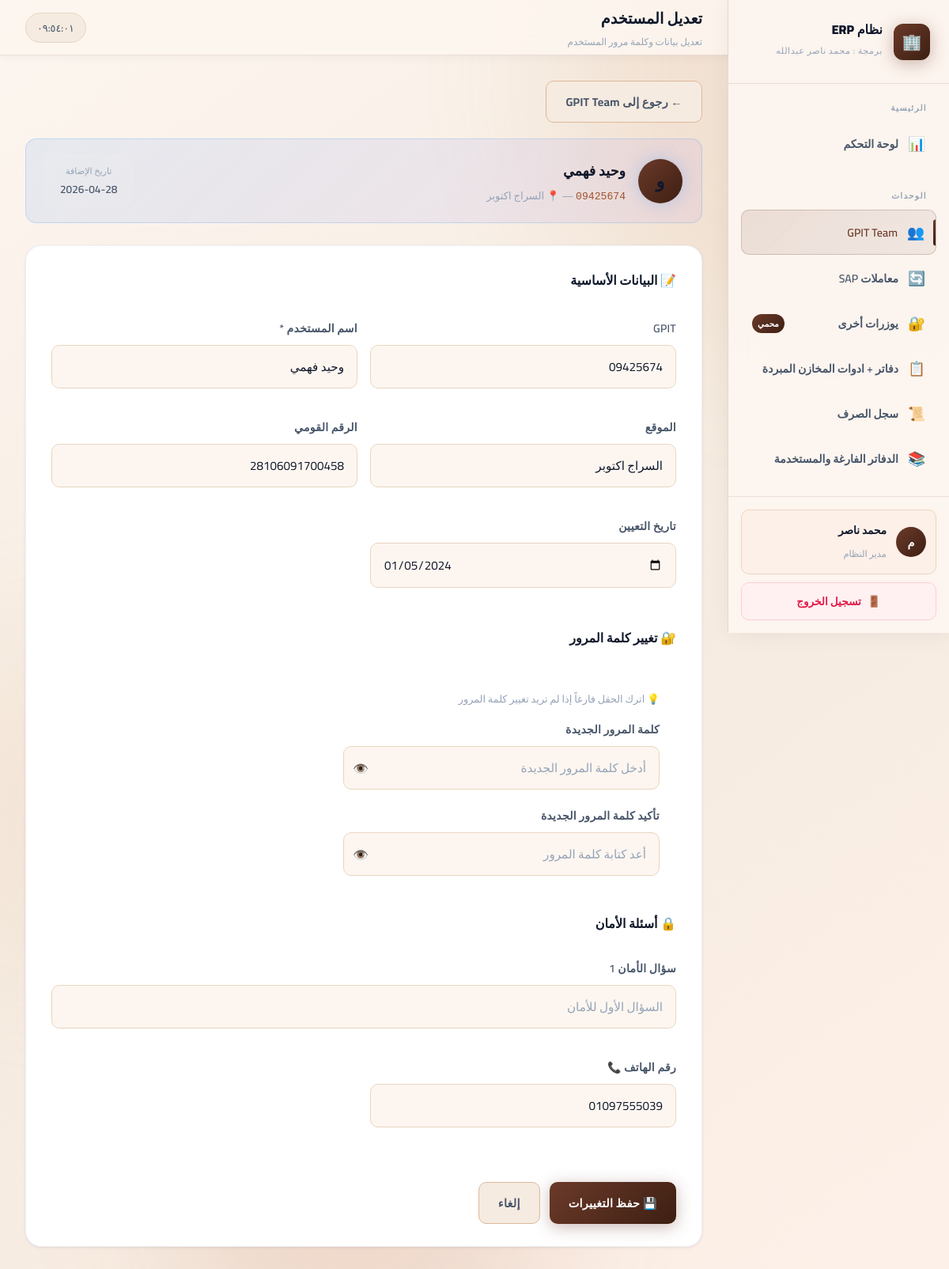
The page /users/edit-page/5 (signed in) on the database its author committed.
### tables this page shows
CREATE TABLE users (
        id INTEGER PRIMARY KEY AUTOINCREMENT,
        gpit TEXT,
        username TEXT NOT NULL,
        password TEXT NOT NULL,
        location TEXT,
        national_id TEXT,
        security_q1 TEXT,
        security_q2 TEXT,
        hire_date TEXT,
        created_at TEXT DEFAULT (datetime('now'))
    , phone TEXT, user_type TEXT DEFAULT "october");

### app.py (the view, shortened to what this page needs)
@app.route('/users/edit-page/<int:uid>', methods=['GET', 'POST'])
@login_required
def edit_user_page(uid):
    conn = get_db()
    user = conn.execute("SELECT * FROM users WHERE id=?", (uid,)).fetchone()
    conn.close()
    if not user:
        flash('المستخدم غير موجود', 'error')
        return redirect(url_for('users'))
    return render_template('edit_user.html', user=user)

### app.py (called while the page is built, shortened)
def get_db():
    conn = sqlite3.connect(DATABASE, timeout=30, check_same_thread=False)
    conn.row_factory = sqlite3.Row
    conn.create_function('safe_int', 1, _safe_int)
    conn.execute("PRAGMA journal_mode=WAL")
    conn.execute("PRAGMA synchronous=NORMAL")
    conn.execute("PRAGMA busy_timeout=30000")
    return conn

def login_required(f):
    @wraps(f)
    def decorated(*args, **kwargs):
        if 'admin_id' not in session:
            return redirect(url_for('login'))
        return f(*args, **kwargs)
    return decorated

### templates/edit_user.html (shortened to what this page needs)
{% extends "base.html" %}
{% block page_title %}تعديل المستخدم{% endblock %}
{% block page_subtitle %}تعديل بيانات وكلمة مرور المستخدم{% endblock %}
{% block content %}
<div style="margin-bottom: 20px;">
  <a href="{{ url_for('users') }}" class="btn btn-secondary">
    ← رجوع إلى GPIT Team
  </a>
</div>
<div style="background: linear-gradient(135deg, rgba(79,156,249,0.12), rgba(155,89,245,0.08)); border: 1px solid rgba(79,156,249,0.25); border-radius: var(--radius-md); padding: 20px 24px; margin-bottom: 28px; display: flex; align-items: center; gap: 16px;">
  <div style="width: 56px; height: 56px; background: var(--grad-accent); border-radius: 50%; display: flex; align-items: center; justify-content: center; font-size: 1.4rem; font-weight: 900; box-shadow: 0 0 20px rgba(79,156,249,0.35); flex-shrink: 0;">
    {{ user.username[0]|upper }}
  </div>
  <div>
    <div style="font-size: 1.1rem; font-weight: 700; color: var(--text-primary);">{{ user.username }}</div>
    <div style="font-size: 0.82rem; color: var(--text-muted); margin-top: 3px;">
      {% if user.gpit %}<code style="color: var(--accent-cyan);">{{ user.gpit }}</code> — {% endif %}
      {% if user.location %}📍 {{ user.location }}{% else %}بدون موقع{% endif %}
    </div>
  </div>
  <div style="margin-right: auto; text-align: center; padding: 8px 18px; background: rgba(255,255,255,0.04); border-radius: 10px; border: 1px solid rgba(255,255,255,0.08);">
    <div style="font-size: 0.7rem; color: var(--text-muted);">تاريخ الإضافة</div>
    <div style="font-size: 0.85rem; color: var(--text-secondary); font-weight: 600;">{{ user.created_at[:10] if user.created_at else '—' }}</div>
  </div>
</div>
<div class="table-card" style="padding: 28px 32px;">
  <form method="POST" action="/users/edit-page/{{ user.id }}" id="edit-form">
    <h3 style="color: var(--text-primary); font-size: 1rem; font-weight: 700; margin-bottom: 20px; padding-bottom: 12px; border-bottom: 1px solid rgba(255,255,255,0.07);">
      📝 البيانات الأساسية
    </h3>
    <div class="form-grid">
      <div class="form-group">
        <label class="form-label">GPIT</label>
        <input type="text" class="form-control" name="gpit" value="{{ user.gpit or '' }}" placeholder="رمز GPIT">
      </div>
      <div class="form-group">
        <label class="form-label">اسم المستخدم *</label>
        <input type="text" class="form-control" name="username" value="{{ user.username }}" required placeholder="الاسم الكامل">
      </div>
      <div class="form-group">
        <label class="form-label">الموقع</label>
        <input type="text" class="form-control" name="location" value="{{ user.location or '' }}" placeholder="اسم الموقع / المصنع">
      </div>
      <div class="form-group">
        <label class="form-label">الرقم القومي</label>
        <input type="text" class="form-control" name="national_id" value="{{ user.national_id or '' }}" placeholder="14 رقم">
      </div>
      <div class="form-group">
        <label class="form-label">تاريخ التعيين</label>
        <input type="date" class="form-control" name="hire_date" value="{{ user.hire_date or '' }}">
      </div>
    </div>
    <h3 style="color: var(--text-primary); font-size: 1rem; font-weight: 700; margin: 28px 0 16px; padding-bottom: 12px; border-bottom: 1px solid rgba(255,255,255,0.07);">
      🔐 تغيير كلمة المرور
    </h3>
    <div style="background: rgba(255,255,255,0.025); border: 1px solid rgba(255,255,255,0.07); border-radius: var(--radius-sm); padding: 20px; margin-bottom: 24px;">
      <p style="font-size: 0.8rem; color: var(--text-muted); margin-bottom: 14px;">
        💡 اترك الحقل فارغاً إذا لم تريد تغيير كلمة المرور
      </p>
      <div class="form-group" style="max-width: 400px; position: relative;">
        <label class="form-label">كلمة المرور الجديدة</label>
        <div style="position: relative;">
          <input type="password" class="form-control" name="password" id="new-password" placeholder="أدخل كلمة المرور الجديدة" autocomplete="new-password">
          <button type="button" onclick="togglePass('new-password', this)"
            style="position:absolute; left:12px; top:50%; transform:translateY(-50%); background:none; border:none; color:var(--text-muted); cursor:pointer; font-size:1rem;">👁️</button>
        </div>
      </div>
      <div class="form-group" style="max-width: 400px; margin-bottom: 0; position: relative;">
        <label class="form-label">تأكيد كلمة المرور الجديدة</label>
        <div style="position: relative;">
          <input type="password" class="form-control" name="password_confirm" id="confirm-password" placeholder="أعد كتابة كلمة المرور" autocomplete="new-password">
          <button type="button" onclick="togglePass('confirm-password', this)"
            style="position:absolute; left:12px; top:50%; transform:translateY(-50%); background:none; border:none; color:var(--text-muted); cursor:pointer; font-size:1rem;">👁️</button>
        </div>
      </div>
    </div>
    <h3 style="color: var(--text-primary); font-size: 1rem; font-weight: 700; margin: 0 0 16px; padding-bottom: 12px; border-bottom: 1px solid rgba(255,255,255,0.07);">
      🔒 أسئلة الأمان
    </h3>
    <div class="form-grid">
      <div class="form-group full">
        <label class="form-label">سؤال الأمان 1</label>
        <input type="text" class="form-control" name="security_q1" value="{{ user.security_q1 or '' }}" placeholder="السؤال الأول للأمان">
      </div>
      <div class="form-group">
        <label class="form-label">رقم الهاتف 📞</label>
        <input type="text" class="form-control" name="phone" value="{{ user.phone or '' }}" placeholder="01xxxxxxxxx">
      </div>
    </div>
    <div style="display:flex; gap:12px; justify-content: flex-start; margin-top: 28px; padding-top: 20px; border-top: 1px solid rgba(255,255,255,0.07);">
      <button type="submit" class="btn btn-primary" id="save-btn">
        💾 حفظ التغييرات
      </button>
      <a href="{{ url_for('users') }}" class="btn btn-secondary">إلغاء</a>
    </div>
  </form>
</div>
{% endblock %}

### static/css/style.css (style rules this page uses)
:root { --bg-primary: #fdf6f0; --bg-secondary: #f5ebe0; --bg-card: #ffffff; --bg-card-hover: #fef9f5; --glass: rgba(253,246,240,0.88); --glass-border: rgba(107,58,42,0.18); --glass-shadow: 0 4px 24px rgba(107,58,42,0.12); --accent-blue: #6b3a2a; --accent-purple: #8b4513; --accent-cyan: #a0522d; --accent-green: #059669; --accent-orange: #c2410c; --accent-pink: #9d174d; --grad-main: linear-gradient(145deg, #fdf6f0 0%, #f5ebe0 50%, #fdf0e8 100%); --grad-accent: linear-gradient(135deg, #6b3a2a, #3d1f12); --grad-card1: linear-gradient(135deg, rgba(107,58,42,0.10), rgba(61,31,18,0.05)); --grad-card2: linear-gradient(135deg, rgba(160,82,45,0.10), rgba(107,58,42,0.05)); --grad-card3: linear-gradient(135deg, rgba(5,150,105,0.08), rgba(107,58,42,0.04)); --grad-card4: linear-gradient(135deg, rgba(139,69,19,0.10), rgba(61,31,18,0.05)); --text-primary: #0f172a; --text-secondary: #475569; --text-muted: #94a3b8; --sidebar-width: 280px; --header-height: 70px; --radius-sm: 10px; --radius-md: 14px; --radius-lg: 20px; --radius-xl: 28px; --transition: all 0.25s cubic-bezier(0.4, 0, 0.2, 1); --transition-fast: all 0.15s ease; --font-main: 'Cairo', 'Tajawal', sans-serif; --shadow-sm: 0 1px 4px rgba(61,31,18,0.07), 0 1px 2px rgba(61,31,18,0.04); --shadow-md: 0 4px 16px rgba(61,31,18,0.10), 0 2px 6px rgba(61,31,18,0.06); --shadow-lg: 0 12px 40px rgba(61,31,18,0.14), 0 4px 12px rgba(61,31,18,0.07); --shadow-blue: 0 4px 20px rgba(107,58,42,0.35); }
*, *::before, *::after { box-sizing: border-box; margin: 0; padding: 0; }
html { font-size: 16px; }
body { font-family: var(--font-main); background: var(--grad-main); color: var(--text-primary); min-height: 100vh; direction: rtl; overflow-x: hidden; -webkit-font-smoothing: antialiased; }
.form-group { margin-bottom: 20px; }
.form-group label { display: block; font-size: 0.875rem; font-weight: 600; color: var(--text-secondary); margin-bottom: 8px; letter-spacing: 0.02em; }
.form-group input, .form-control, .form-select { width: 100%; background: #fdf6f0; border: 1.5px solid #e8d5c0; border-radius: var(--radius-sm); color: var(--text-primary); font-family: var(--font-main); font-size: 0.95rem; padding: 12px 16px; transition: var(--transition); outline: none; direction: rtl; }
.form-group input::placeholder, .form-control::placeholder { color: var(--text-muted); }
.btn { display: inline-flex; align-items: center; justify-content: center; gap: 8px; padding: 12px 24px; border-radius: var(--radius-sm); font-family: var(--font-main); font-size: 0.9rem; font-weight: 700; cursor: pointer; border: none; transition: var(--transition); text-decoration: none; white-space: nowrap; letter-spacing: 0.02em; }
.btn-primary { background: var(--grad-accent); color: #fff; box-shadow: var(--shadow-blue); }
.btn-secondary { background: #f5ebe0; color: var(--text-secondary); border: 1.5px solid #ddb89a; }
.table-card { background: var(--bg-card); border: 1.5px solid rgba(99,126,200,0.12); border-radius: var(--radius-lg); overflow: hidden; box-shadow: var(--shadow-sm); }
.form-grid { display: grid; grid-template-columns: 1fr 1fr; gap: 16px; }
.form-grid .form-group.full { grid-column: 1 / -1; }
.form-label { display: block; font-size: 0.8rem; font-weight: 600; color: var(--text-secondary); margin-bottom: 7px; letter-spacing: 0.02em; }

### rows shown on the page
users: username "و", username "وحيد فهمي", gpit "09425674", location "السراج اكتوبر", created_at "2026-04-28", national_id "28106091700458", hire_date "01/05/2024", phone "01097555039"

### other values the page prints
{{ session.admin_username[0]|upper if session.admin_username else 'A' }} "م"
{{ session.admin_username or 'مسؤول النظام' }} "محمد ناصر"
